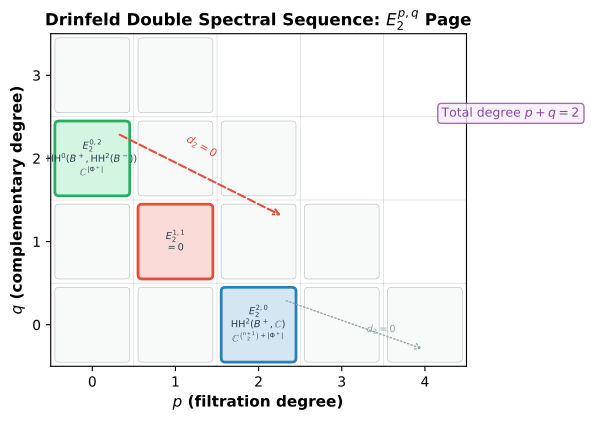

The Python source for this figure:
"""Generate spectral sequence E2 page diagram for the paper."""
import matplotlib
matplotlib.use('Agg')
import matplotlib.pyplot as plt
import matplotlib.patches as mpatches
import numpy as np

fig, ax = plt.subplots(1, 1, figsize=(6, 5))

# Grid
ax.set_xlim(-0.5, 4.5)
ax.set_ylim(-0.5, 3.5)
ax.set_aspect('equal')

# Draw grid lines
for i in range(6):
    ax.axhline(y=i-0.5, color='gray', linewidth=0.3, alpha=0.5)
    ax.axvline(x=i-0.5, color='gray', linewidth=0.3, alpha=0.5)

# Fill the E2 page cells
# E2^{2,0} = C^{binom(n+1,2) + |Phi+|}  (B+ cohomology)
# E2^{1,1} = 0
# E2^{0,2} = C^{|Phi+|}  (B-invariant B- cohomology)

cells = {
    (2, 0): {'text': r'$E_2^{2,0}$' + '\n' + r'$\mathrm{HH}^2(B^+,\mathbb{C})$' + '\n' + r'$\mathbb{C}^{\binom{n+1}{2}+|\Phi^+|}$',
              'color': '#D4E6F1', 'border': '#2980B9'},
    (1, 1): {'text': r'$E_2^{1,1}$' + '\n' + r'$= 0$', 
              'color': '#FADBD8', 'border': '#E74C3C'},
    (0, 2): {'text': r'$E_2^{0,2}$' + '\n' + r'$\mathrm{HH}^0(B^+, \mathrm{HH}^2(B^-))$' + '\n' + r'$\mathbb{C}^{|\Phi^+|}$',
              'color': '#D5F5E3', 'border': '#27AE60'},
}

# Also show the zero regions
for p in range(5):
    for q in range(4):
        if (p,q) not in cells and p+q <= 4:
            rect = mpatches.FancyBboxPatch((p-0.4, q-0.4), 0.8, 0.8, 
                                            boxstyle="round,pad=0.05",
                                            facecolor='#F8F9F9', edgecolor='#BDC3C7',
                                            linewidth=0.5)
            ax.add_patch(rect)

for (p, q), info in cells.items():
    rect = mpatches.FancyBboxPatch((p-0.4, q-0.4), 0.8, 0.8,
                                    boxstyle="round,pad=0.05",
                                    facecolor=info['color'], edgecolor=info['border'],
                                    linewidth=2.0)
    ax.add_patch(rect)
    ax.text(p, q, info['text'], ha='center', va='center', fontsize=7,
            fontweight='bold', color='#2C3E50')

# Draw d2 differential arrows
# d2: E2^{0,2} -> E2^{2,1} (vanishes)
ax.annotate('', xy=(2.3, 1.3), xytext=(0.3, 2.3),
            arrowprops=dict(arrowstyle='->', color='#E74C3C', lw=1.5, ls='--'))
ax.text(1.1, 2.0, r'$d_2 = 0$', fontsize=8, color='#E74C3C', style='italic', rotation=-30)

# d2: E2^{2,0} -> E2^{4,-1} (vanishes by first quadrant)
ax.annotate('', xy=(4.0, -0.3), xytext=(2.3, 0.3),
            arrowprops=dict(arrowstyle='->', color='#95A5A6', lw=1.0, ls=':'))
ax.text(3.3, -0.1, r'$d_2 = 0$', fontsize=7, color='#95A5A6', style='italic')

# Labels
ax.set_xlabel(r'$p$ (filtration degree)', fontsize=11, fontweight='bold')
ax.set_ylabel(r'$q$ (complementary degree)', fontsize=11, fontweight='bold')
ax.set_title(r'Drinfeld Double Spectral Sequence: $E_2^{p,q}$ Page', fontsize=12, fontweight='bold')

# Tick labels
ax.set_xticks(range(5))
ax.set_xticklabels(['0', '1', '2', '3', '4'])
ax.set_yticks(range(4))
ax.set_yticklabels(['0', '1', '2', '3'])

# Highlight total degree 2
ax.text(4.2, 2.5, r'Total degree $p+q=2$', fontsize=9, color='#8E44AD',
        bbox=dict(boxstyle='round', facecolor='#F5EEF8', edgecolor='#8E44AD', alpha=0.8))

plt.tight_layout()
plt.savefig('/home/z/my-project/download/hopf-paper/figures/spectral_sequence.pdf', dpi=300, bbox_inches='tight')
plt.savefig('/home/z/my-project/download/hopf-paper/figures/spectral_sequence.png', dpi=300, bbox_inches='tight')
print("Spectral sequence diagram saved")
